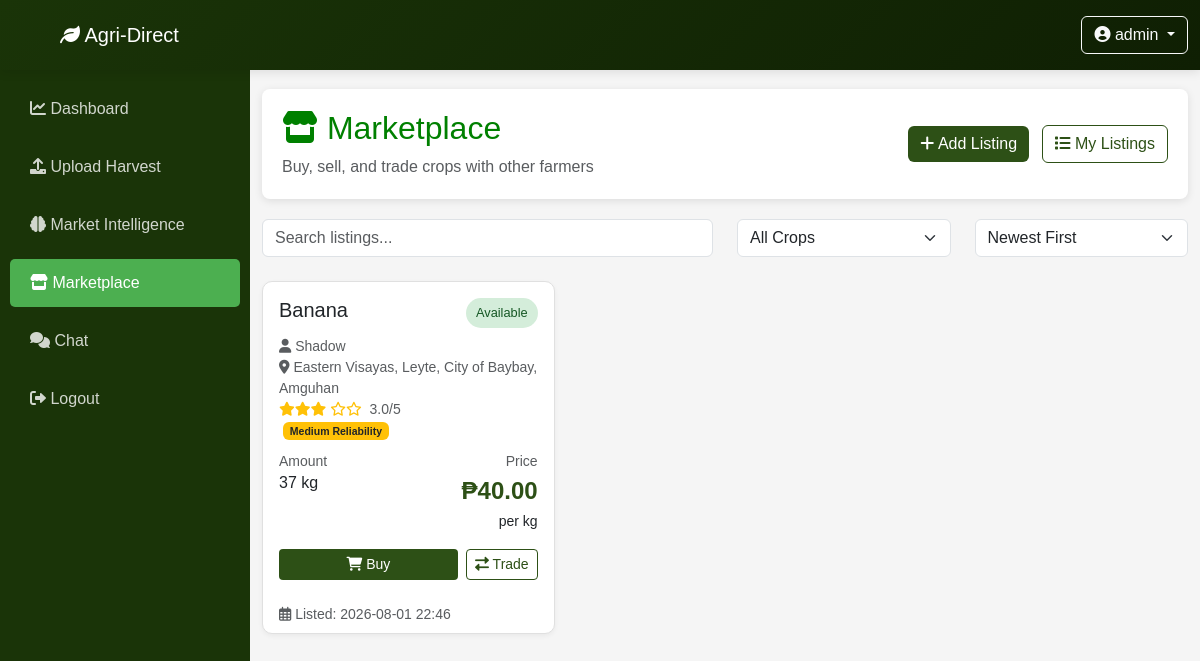
The app's page /marketplace (signed in) with its own data.
### tables this page shows
CREATE TABLE marketplace(
        id INTEGER PRIMARY KEY AUTOINCREMENT,
        user_id INTEGER,
        username TEXT,
        crop_id INTEGER,
        crop_name TEXT,
        amount INTEGER,
        price REAL,
        unit TEXT DEFAULT 'kg',
        status TEXT DEFAULT 'available',
        listing_date TEXT,
        expiry_date TEXT,
        description TEXT,
        location TEXT, buyer_username TEXT, order_status TEXT DEFAULT 'available', order_date TEXT, delivery_date TEXT, delivery_confirmed INTEGER DEFAULT 0, buyer_rating INTEGER DEFAULT NULL, buyer_rating_date TEXT,
        FOREIGN KEY (user_id) REFERENCES users(id),
        FOREIGN KEY (crop_id) REFERENCES crops(id)
    );

CREATE TABLE users(
        id INTEGER PRIMARY KEY AUTOINCREMENT,
        username TEXT UNIQUE,
        password TEXT,
        role TEXT DEFAULT 'user',
        location TEXT
    , reliability_score REAL DEFAULT NULL, reliability_status TEXT DEFAULT 'Not Yet Rated', completed_transactions INTEGER DEFAULT 0, cancelled_transactions INTEGER DEFAULT 0, total_transactions INTEGER DEFAULT 0);

### app.py (the view)
@app.route("/marketplace")
def marketplace():
    if "user" not in session:
        return redirect("/login")
    conn = get_db()
    cur = conn.cursor()
    cur.execute("""
        SELECT m.*, u.username as seller_name, u.location as seller_location,
               u.reliability_score, u.reliability_status,
               u.completed_transactions, u.cancelled_transactions, u.total_transactions
        FROM marketplace m
        JOIN users u ON m.user_id = u.id
        WHERE m.status = 'available'
        ORDER BY m.listing_date DESC
    """)
    listings = cur.fetchall()
    cur.execute("""
        SELECT crop_name, SUM(quantity) as total_quantity
        FROM inventory
        WHERE farmer = ?
        GROUP BY crop_name
        HAVING total_quantity > 0
    """, (session["user"],))
    user_inventory = cur.fetchall()
    cur.execute("SELECT id, crops_name FROM crops ORDER BY crops_name")
    crops = cur.fetchall()
    cur.execute("""
        SELECT m.id, m.crop_name, m.delivery_date, u.username AS seller_name
        FROM marketplace m
        JOIN users u ON m.user_id = u.id
        WHERE m.buyer_username = ?
          AND m.status IN ('sold', 'delivered')
          AND m.buyer_rating IS NULL
        ORDER BY COALESCE(m.delivery_date, m.order_date) DESC
    """, (session["user"],))
    pending_ratings = cur.fetchall()
    conn.close()
    return render_template("marketplace.html",
                         listings=listings,
                         user_inventory=user_inventory,
                         crops=crops,
                         pending_ratings=pending_ratings)

### app.py (called while the page is built)
def get_db():
    conn = sqlite3.connect(DB_PATH, timeout=30, isolation_level=None)
    conn.row_factory = sqlite3.Row
    conn.execute("PRAGMA busy_timeout = 30000")
    try:
        conn.execute("PRAGMA journal_mode = DELETE")
    except sqlite3.OperationalError:
        pass
    return conn

### templates/marketplace.html (shortened to what this page needs)
<!DOCTYPE html>
<html lang="en">
<head>
    <link href="https://cdn.jsdelivr.net/npm/bootstrap@5.3.0/dist/css/bootstrap.min.css" rel="stylesheet">
    <link href="https://cdnjs.cloudflare.com/ajax/libs/font-awesome/6.0.0/css/all.min.css" rel="stylesheet">
    <link rel="stylesheet" href="{{ url_for('static', filename='style.css') }}">
</head>
<body>
    <div class="sidebar">
        <nav class="nav flex-column">
            <a class="nav-link" href="/dashboard">
                <i class="fas fa-chart-line"></i> Dashboard
            </a>
            <a class="nav-link" href="/upload">
                <i class="fas fa-upload"></i> Upload Harvest
            </a>
            <a class="nav-link" href="/market-intelligence">
                <i class="fas fa-brain"></i> Market Intelligence
            </a>
            <a class="nav-link active" href="/marketplace">
                <i class="fas fa-store"></i> Marketplace
            </a>
            <a class="nav-link" href="#" onclick="toggleChat()">
                <i class="fas fa-comments"></i> Chat
            </a>
            <a class="nav-link" href="/logout">
                <i class="fas fa-sign-out-alt"></i> Logout
            </a>
        </nav>
    </div>
    <nav class="navbar navbar-dark navbar-custom fixed-top">
        <div class="container-fluid">
            <span class="navbar-brand mb-0 h1 ms-5">
                <i class="fas fa-leaf"></i> Agri-Direct
            </span>
            <div class="dropdown">
                <button class="btn btn-outline-light dropdown-toggle" type="button" id="profileDropdown" data-bs-toggle="dropdown" aria-expanded="false">
                    <i class="fas fa-user-circle"></i> {{ session.get('user', 'User') }}
                </button>
            </div>
        </div>
    </nav>
    <div class="main-content">
        <div class="container-fluid py-4">
            <div class="marketplace-header">
                <div class="row align-items-center">
                    <div class="col">
                        <h2><i class="fas fa-store"></i> Marketplace</h2>
                        <p class="text-muted mb-0">Buy, sell, and trade crops with other farmers</p>
                    </div>
                    <div class="col-auto">
                        <a href="/marketplace/add" class="btn btn-success">
                            <i class="fas fa-plus"></i> Add Listing
                        </a>
                        <a href="/marketplace/my-listings" class="btn btn-outline-success ms-2">
                            <i class="fas fa-list"></i> My Listings
                        </a>
                    </div>
                </div>
            </div>
            <div class="row mb-4">
                <div class="col-md-6">
                    <input type="text" class="form-control" id="searchMarketplace" placeholder="Search listings..." oninput="filterListings()">
                </div>
                <div class="col-md-3">
                    <select class="form-select" id="filterCrop" onchange="filterListings()">
                        <option value="">All Crops</option>
                    </select>
                </div>
                <div class="col-md-3">
                    <select class="form-select" id="filterSort" onchange="filterListings()">
                        <option value="newest">Newest First</option>
                    </select>
                </div>
            </div>
            <div class="row" id="listingsContainer">
                {% if listings %}
                    {% for listing in listings %}
                    <div class="col-lg-4 col-md-6 mb-4 listing-item"
                         data-crop="{{ listing['crop_name'] }}"
                         data-price="{{ listing['price'] }}"
                         data-amount="{{ listing['amount'] }}"
                         data-date="{{ listing['listing_date'] }}">
                        <div class="card listing-card h-100">
                            <div class="card-body">
                                <div class="d-flex justify-content-between align-items-start mb-2">
                                    <h5 class="card-title mb-0">{{ listing['crop_name'] }}</h5>
                                    <span class="status-badge status-available">Available</span>
                                </div>
                                <p class="text-muted small mb-2">
                                    <i class="fas fa-user"></i> {{ listing['seller_name'] }}
                                    {% if listing['location'] %}
                                    <br><i class="fas fa-map-marker-alt"></i> {{ listing['location'] }}
                                    {% endif %}
                                    <br>
                                    {% if listing['reliability_score'] is not none %}
                                        <span class="text-warning">
                                            {% for _ in range(listing['reliability_score']|int) %}<i class="fas fa-star"></i>{% endfor %}
                                            {% for _ in range(5 - (listing['reliability_score']|int)) %}<i class="far fa-star"></i>{% endfor %}
                                        </span>
                                        <span class="ms-1">{{ '%.1f'|format(listing['reliability_score']) }}/5</span>
                                    {% else %}
                                        <span class="text-warning"><i class="far fa-star"></i><i class="far fa-star"></i><i class="far fa-star"></i><i class="far fa-star"></i><i class="far fa-star"></i></span>
                                        <span class="ms-1">No rating yet</span>
                                    {% endif %}
                                    <br>
                                    {% if listing['reliability_status'] == 'High Reliability' %}<span class="badge bg-success ms-1">High Reliability</span>{% elif listing['reliability_status'] == 'Medium Reliability' %}<span class="badge bg-warning text-dark ms-1">Medium Reliability</span>{% elif listing['reliability_status'] == 'Low Reliability' %}<span class="badge bg-danger ms-1">Low Reliability</span>{% else %}<span class="badge bg-secondary ms-1">Not Yet Rated</span>{% endif %}
                                </p>
                                <div class="row mb-3">
                                    <div class="col-6">
                                        <small class="text-muted">Amount</small>
                                        <h6>{{ listing['amount'] }} {{ listing['unit'] or 'kg' }}</h6>
                                    </div>
                                    <div class="col-6 text-end">
                                        <small class="text-muted">Price</small>
                                        <div class="price-tag">₱{{ "%.2f"|format(listing['price']) }}</div>
                                        <small>per {{ listing['unit'] or 'kg' }}</small>
                                    </div>
                                </div>
                                <div class="d-flex gap-2">
                                    <button class="btn btn-success btn-sm flex-grow-1" onclick="openBuyModal({{ listing['id'] }}, '{{ listing['crop_name'] }}', {{ listing['amount'] }}, {{ listing['price'] }})">
                                        <i class="fas fa-shopping-cart"></i> Buy
                                    </button>
                                    <button class="btn btn-outline-success btn-sm" onclick="openTradeModal({{ listing['id'] }})">
                                        <i class="fas fa-exchange-alt"></i> Trade
                                    </button>
                                </div>
                            </div>
                            <div class="card-footer bg-transparent border-top-0 text-muted small">
                                <i class="far fa-calendar-alt"></i> Listed: {{ listing['listing_date'][:16] }}
                            </div>
                        </div>
                    </div>
                    {% endfor %}
                {% endif %}
            </div>
        </div>
    </div>
</body>
</html>

### static/style.css (style rules this page uses)
body { font-family: Arial, sans-serif; background: #f4f4f4; }
h1, h2 { color: green; }

### templates/marketplace.html (style rules this page uses)
body { background: #f5f5f5; }
.navbar-custom { background: linear-gradient(135deg, #1a3408 0%, #0f1f03 100%); box-shadow: 0 2px 10px rgba(0,0,0,0.1); padding: 0 0px; position: fixed; top: 0; left: 0; right: 0; height: 70px; z-index: 1030; }
.sidebar { background: #1a3408; color: white; min-height: 100vh; position: fixed; top: 0; left: 0; width: 250px; padding-top: 80px; z-index: 1000; }
.sidebar .nav-link { color: rgba(255,255,255,0.8); padding: 12px 20px; margin: 5px 10px; border-radius: 5px; transition: all 0.3s; }
.sidebar .nav-link.active { background: #4caf50; color: white; }
.main-content { margin-left: 250px; margin-top: 45px; padding-top: 20px; }
.listing-card { transition: transform 0.2s; border: 1px solid #e0e0e0; border-radius: 10px; box-shadow: 0 2px 5px rgba(0,0,0,0.05); }
.price-tag { font-size: 1.5rem; font-weight: bold; color: #2d5016; }
.btn-success { background: #2d5016; border: none; }
.status-badge { padding: 5px 10px; border-radius: 20px; font-size: 0.8rem; }
.status-available { background: #d4edda; color: #155724; }
.marketplace-header { background: white; padding: 20px; border-radius: 8px; margin-bottom: 20px; box-shadow: 0 2px 8px rgba(0,0,0,0.1); }
.btn-outline-success { color: #2d5016; border-color: #2d5016; }

### records on screen
marketplace: crop_name "Banana", seller_name "Shadow", location "Eastern Visayas, Leyte, City of Baybay, Amguhan", amount "37", unit "kg", price "40.00", listing_date "2026-08-01 22:46"
users: reliability_score "3.0"

### other values on screen
{{ session.get('user', 'User') }} "admin"
